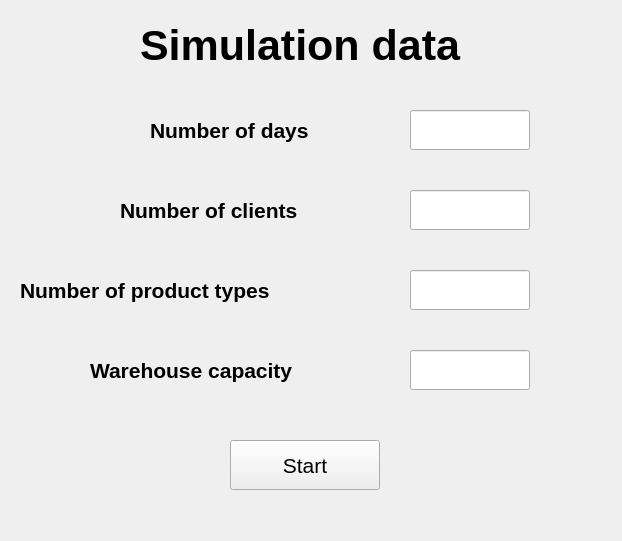
<?xml version="1.0" encoding="UTF-8"?>
<ui version="4.0">
 <class>StartWindow</class>
 <widget class="QWidget" name="StartWindow">
  <property name="geometry">
   <rect>
    <x>0</x>
    <y>0</y>
    <width>622</width>
    <height>541</height>
   </rect>
  </property>
  <property name="windowTitle">
   <string>Form</string>
  </property>
  <widget class="QLabel" name="label_4">
   <property name="geometry">
    <rect>
     <x>20</x>
     <y>270</y>
     <width>341</width>
     <height>40</height>
    </rect>
   </property>
   <property name="font">
    <font>
     <pointsize>16</pointsize>
     <weight>75</weight>
     <bold>true</bold>
    </font>
   </property>
   <property name="text">
    <string>Number of product types</string>
   </property>
  </widget>
  <widget class="QLabel" name="label_2">
   <property name="geometry">
    <rect>
     <x>150</x>
     <y>110</y>
     <width>220</width>
     <height>40</height>
    </rect>
   </property>
   <property name="font">
    <font>
     <pointsize>16</pointsize>
     <weight>75</weight>
     <bold>true</bold>
    </font>
   </property>
   <property name="text">
    <string>Number of days</string>
   </property>
  </widget>
  <widget class="QLineEdit" name="lineEdit_3">
   <property name="geometry">
    <rect>
     <x>410</x>
     <y>270</y>
     <width>120</width>
     <height>40</height>
    </rect>
   </property>
  </widget>
  <widget class="QLineEdit" name="lineEdit">
   <property name="geometry">
    <rect>
     <x>410</x>
     <y>110</y>
     <width>120</width>
     <height>40</height>
    </rect>
   </property>
  </widget>
  <widget class="QLabel" name="label_5">
   <property name="geometry">
    <rect>
     <x>90</x>
     <y>350</y>
     <width>281</width>
     <height>40</height>
    </rect>
   </property>
   <property name="font">
    <font>
     <pointsize>16</pointsize>
     <weight>75</weight>
     <bold>true</bold>
    </font>
   </property>
   <property name="text">
    <string>Warehouse capacity</string>
   </property>
  </widget>
  <widget class="QLabel" name="label_3">
   <property name="geometry">
    <rect>
     <x>120</x>
     <y>190</y>
     <width>240</width>
     <height>40</height>
    </rect>
   </property>
   <property name="font">
    <font>
     <pointsize>16</pointsize>
     <weight>75</weight>
     <bold>true</bold>
    </font>
   </property>
   <property name="text">
    <string>Number of clients</string>
   </property>
  </widget>
  <widget class="QLineEdit" name="lineEdit_4">
   <property name="geometry">
    <rect>
     <x>410</x>
     <y>350</y>
     <width>120</width>
     <height>40</height>
    </rect>
   </property>
  </widget>
  <widget class="QLabel" name="label">
   <property name="geometry">
    <rect>
     <x>140</x>
     <y>20</y>
     <width>420</width>
     <height>50</height>
    </rect>
   </property>
   <property name="font">
    <font>
     <pointsize>32</pointsize>
     <weight>75</weight>
     <bold>true</bold>
    </font>
   </property>
   <property name="text">
    <string>Simulation data</string>
   </property>
  </widget>
  <widget class="QPushButton" name="pushButton">
   <property name="geometry">
    <rect>
     <x>230</x>
     <y>440</y>
     <width>150</width>
     <height>50</height>
    </rect>
   </property>
   <property name="font">
    <font>
     <pointsize>16</pointsize>
    </font>
   </property>
   <property name="text">
    <string>Start</string>
   </property>
  </widget>
  <widget class="QLineEdit" name="lineEdit_2">
   <property name="geometry">
    <rect>
     <x>410</x>
     <y>190</y>
     <width>120</width>
     <height>40</height>
    </rect>
   </property>
  </widget>
 </widget>
 <resources/>
 <connections/>
</ui>
